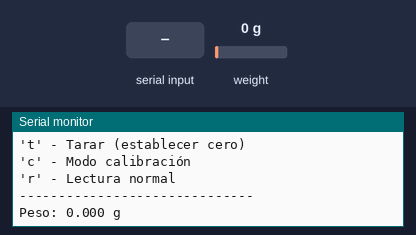
This sketch was run on a simulated Arduino Uno, built with avr-gcc and run on an emulated ATmega328P. Parts: the last lines printed to the serial monitor. The test bench sets the inputs (shaded band); at power-on: weight on the scale 0 g.

Above: at 4.3 s.
4.4 s: "t90\n" received over Serial
At 5.8 s:
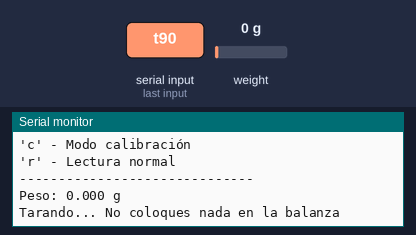
9.9 s: "c90\n" received over Serial
At 10.6 s:
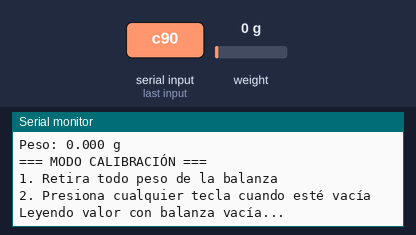
11.4 s: weight on the scale set to 100 g
At 13.9 s:
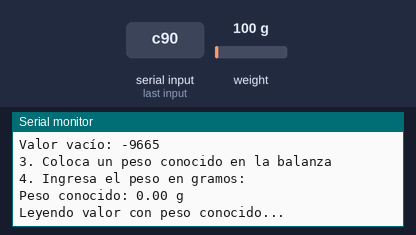
14.5 s: weight on the scale set to 1250 g
At 16.7 s:
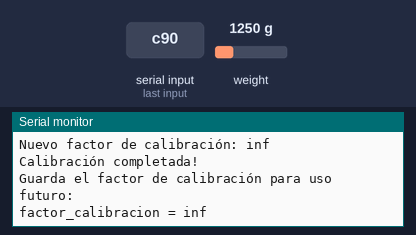
17.6 s: "c,45\n" received over Serial
At 24.4 s:
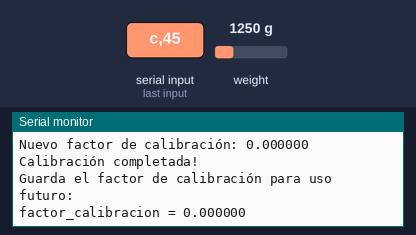
24.6 s: "c90\n" received over Serial
At 32.0 s:
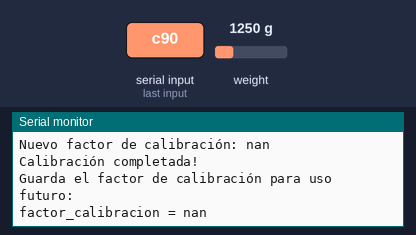

Measured:
- after the input at 4.4 s, the serial monitor: prints a new line at once (image 1)
- after the input at 9.9 s, the serial monitor: prints a new line at once (image 2)
- after the input at 11.4 s, the serial monitor: prints a new line after 1.6 s (image 3)
- after the input at 14.5 s, the serial monitor: prints a new line after 1.6 s (image 4)
- after the input at 17.6 s, the serial monitor: prints a new line at once (image 5)
- after the input at 24.6 s, the serial monitor: prints a new line after 0.32 s (image 6)

The sketch:

balanza.ino
```cpp
#include "HX711.h"

const int DOUT_PIN = 3;
const int SCK_PIN = 2;

HX711 balanza;

float factor_calibracion = -96650.0;
float peso_cero = 0;

void setup() {
  Serial.begin(9600);
  Serial.println("Iniciando sistema de pesaje...");

  balanza.begin(DOUT_PIN, SCK_PIN);

  Serial.println("Esperando a que el HX711 esté listo...");
  delay(2000);

  balanza.set_scale(factor_calibracion);

  balanza.tare();

  Serial.println("Sistema listo para medir peso");
  Serial.println("Comandos disponibles:");
  Serial.println("'t' - Tarar (establecer cero)");
  Serial.println("'c' - Modo calibración");
  Serial.println("'r' - Lectura normal");
  Serial.println("------------------------------");
}

void loop() {
  if (Serial.available()) {
    char comando = Serial.read();

    switch(comando) {
      case 't':
        tararBalanza();
        break;
      case 'c':
        calibrarBalanza();
        break;
      case 'r':
        leerPeso();
        break;
    }
  }

  static unsigned long ultimaLectura = 0;
  if (millis() - ultimaLectura > 2000) {
    leerPeso();
    ultimaLectura = millis();
  }
}

void leerPeso() {
  float peso = balanza.get_units(10);

  Serial.print("Peso: ");
  Serial.print(peso, 3);
  Serial.println(" g");
}

void tararBalanza() {
  Serial.println("Tarando... No coloques nada en la balanza");
  delay(3000);
  balanza.tare();
  Serial.println("Tara completada");
}

void calibrarBalanza() {
  Serial.println("=== MODO CALIBRACIÓN ===");
  Serial.println("1. Retira todo peso de la balanza");
  Serial.println("2. Presiona cualquier tecla cuando esté vacía");

  while(!Serial.available()) {
    delay(100);
  }
  Serial.read();

  Serial.println("Leyendo valor con balanza vacía...");
  delay(2000);
  long valor_vacio = balanza.read_average(10);
  Serial.print("Valor vacío: ");
  Serial.println(valor_vacio);

  Serial.println("3. Coloca un peso conocido en la balanza");
  Serial.println("4. Ingresa el peso en gramos:");

  while(!Serial.available()) {
    delay(100);
  }

  float peso_conocido = Serial.parseFloat();
  Serial.print("Peso conocido: ");
  Serial.print(peso_conocido);
  Serial.println(" g");

  Serial.println("Leyendo valor con peso conocido...");
  delay(2000);
  long valor_con_peso = balanza.read_average(10);
  Serial.print("Valor con peso: ");
  Serial.println(valor_con_peso);

  factor_calibracion = (valor_con_peso - valor_vacio) / peso_conocido;

  Serial.print("Nuevo factor de calibración: ");
  Serial.println(factor_calibracion, 6);

  balanza.set_scale(factor_calibracion);

  Serial.println("Calibración completada!");
  Serial.println("Guarda el factor de calibración para uso futuro:");
  Serial.print("factor_calibracion = ");
  Serial.println(factor_calibracion, 6);
}
```
